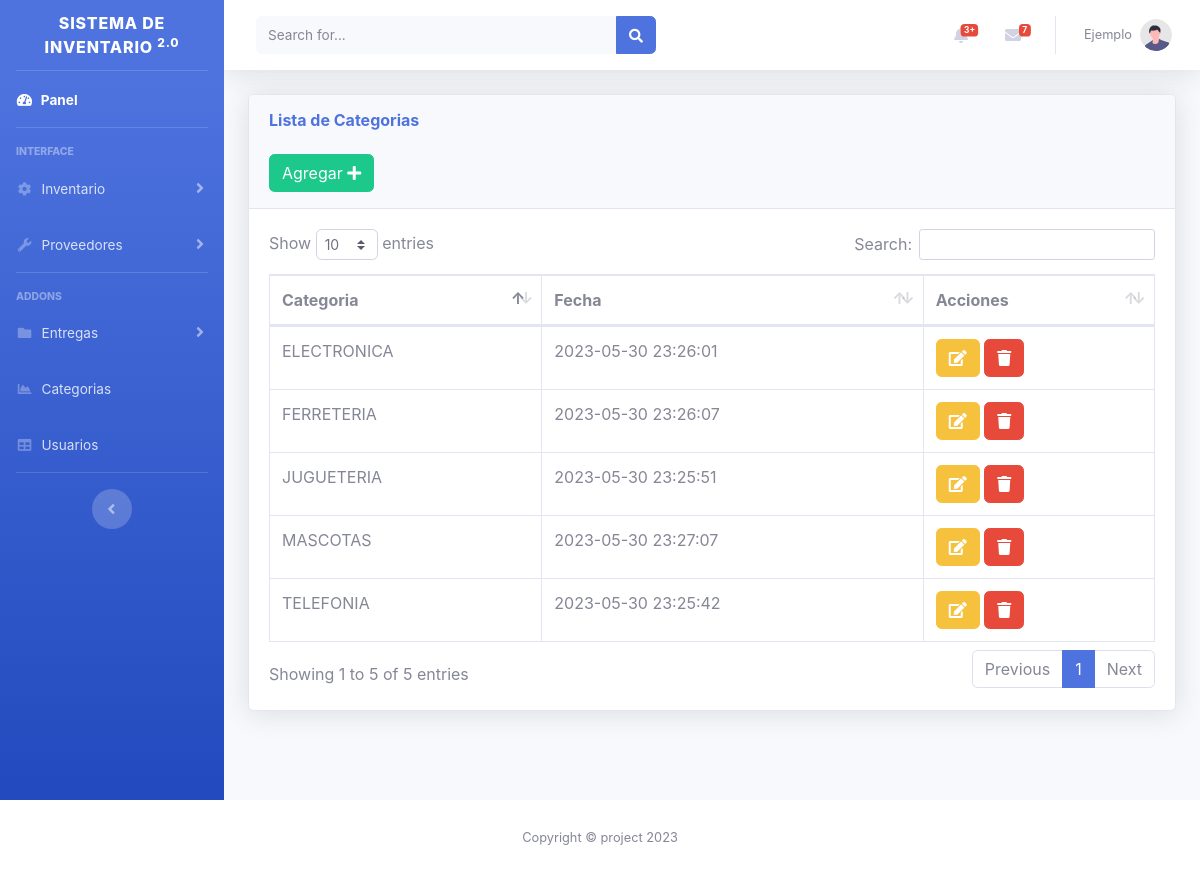
/views/categorias.php (signed in), run on the app's committed database.
### tables this page shows
CREATE TABLE `categorias` (
  `id` int(11) NOT NULL,
  `categoria` varchar(150) NOT NULL,
  `fecha` timestamp NOT NULL DEFAULT current_timestamp() ON UPDATE current_timestamp()
);

### views/categorias.php (the view, shortened to what this page needs)
<?php include "../includes/header.php"; ?>
<body id="page-top">
    <div class="container-fluid">
        <div class="card shadow mb-4">
            <div class="card-header py-3">
                <h6 class="m-0 font-weight-bold text-primary">Lista de Categorias</h6>
                <br>
                <button type="button" class="btn btn-success" data-toggle="modal" data-target="#cat">
                    <span class="glyphicon glyphicon-plus"></span> Agregar <i class="fa fa-plus"></i> </a></button>
            </div>
            <div class="card-body">
                <div class="table-responsive">
                    <table class="table table-bordered" id="dataTable" width="100%" cellspacing="0">
                        <thead>
                            <tr>
                                <th>Categoria</th>
                                <th>Fecha</th>
                                <th>Acciones</th>
                            </tr>
                        </thead>
                        <tbody>
                            <?php
                            require_once("../includes/db.php");
                            $result = mysqli_query($conexion, "SELECT * FROM categorias ");
                            while ($fila = mysqli_fetch_assoc($result)) :
                            ?>
                                <tr>
                                    <td><?php echo $fila['categoria']; ?></td>
                                    <td><?php echo $fila['fecha']; ?></td>
                                    <td>
                                        <a href="editUser.php?accion=edit_users&id=<?php echo $fila['id'] ?>" class="btn btn-warning" id="editForm">
                                            <i class="fa fa-edit "></i> </a>
                                        <a href="../includes/functions.php?accion=delete_users&id=<?php echo $fila['id'] ?> " class="btn btn-danger btn-del" id="deleteForm">
                                            <i class="fa fa-trash "></i></a></button>
                                    </td>
                                </tr>
                            <?php endwhile; ?>
                        </tbody>
                    </table>
                </div>
            </div>
        </div>
    </div>
    </div>
    </div>
    </div>
</body>
<?php include "../includes/footer.php"; ?>
</html>

### data on the page
categorias: categoria "TELEFONIA", fecha "2023-05-30 23:25:42"
categorias: categoria "JUGUETERIA", fecha "2023-05-30 23:25:51"
categorias: categoria "ELECTRONICA", fecha "2023-05-30 23:26:01"
categorias: categoria "FERRETERIA", fecha "2023-05-30 23:26:07"
categorias: categoria "MASCOTAS", fecha "2023-05-30 23:27:07"

### other printed values
$_SESSION['usuario'] "Ejemplo"
